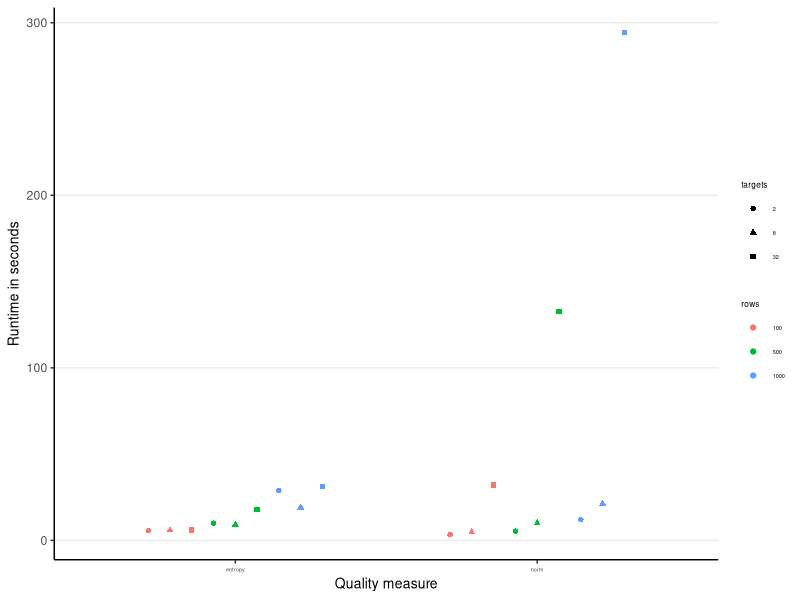
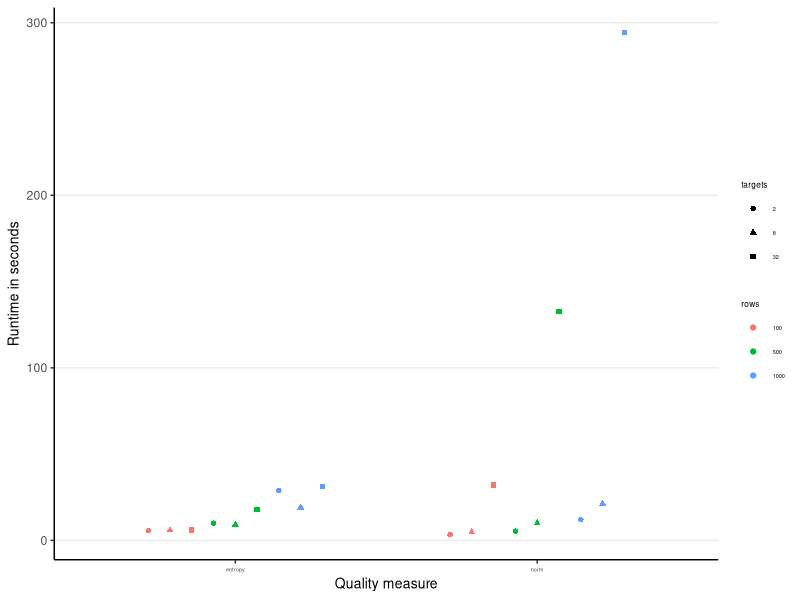

The R source for these figures, in order:
library(ggplot2)
library(mice)
library(tidyverse)

# Working directory
setwd("C:/Users/20200059/Documents/Github/data_mining_election/Synthetic/")

data <- read.csv("reversed.csv")
names(data)

pd <- position_dodge(.65)
plot <- data %>%
  rename("rows" = names(data)[1]) %>%
  gather("measure", "time", -c(rows, descs, targets)) %>%
  mutate(rows = as.factor(rows)) %>%
  mutate(targets = as.factor(targets)) %>%
  mutate(descs = as.factor(descs)) %>%
  mutate(measure = ordered(measure,
                           levels = c("entropy", "sqrtnN", "norm", "labelwise", "pairwise"))) %>%
  #filter(targets == 32) %>%
  filter(descs == 32) %>%
  filter(measure %in% c('entropy','norm')) %>%
  ggplot(aes(x=measure, y=time, color=rows, shape=targets)) +
  geom_point(position = pd) + 
  ylab('Runtime in seconds') + 
  xlab('Quality measure') +
  #labs(title = '') + 
  theme_bw() + 
  theme(plot.title = element_text(vjust=-4), 
        panel.grid.major.x = element_blank(),
        panel.grid.minor.x = element_blank(),
        #panel.grid.major.y = element_blank(),
        panel.grid.minor.y = element_blank(),
        panel.border = element_blank(),
        axis.line = element_line(colour = "black"),
        axis.text.x = element_text(size=4),
        axis.title = element_text(size=10),
        legend.title = element_text(size = 6), 
        legend.text  = element_text(size = 4),
        #legend.position="bottom",
        #legend.justification="right",
        #legend.margin=margin(-20, 0, 0, 0))
  )
plot
name <- paste('timereversed.pdf', sep = "", collapse = NULL)
ggsave(name, width = 12, height = 10, units = "cm")

